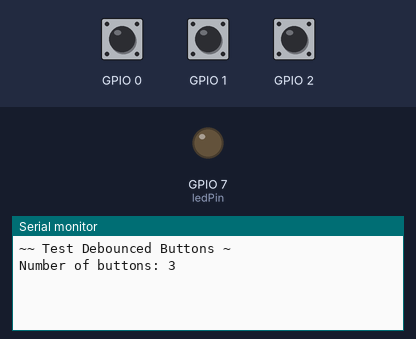
This sketch was run on a simulated ESP32-S3. Parts: output pins drawn as LEDs (lit = HIGH), the last lines printed to the serial monitor. The inputs (shaded band) are chosen by the test bench; at power-on: GPIO 0 HIGH, GPIO 1 HIGH, GPIO 2 HIGH.

Above: at 2.2 s.
2.3 s: GPIO 0 pulled LOW for 0.15 s
At 3.0 s:
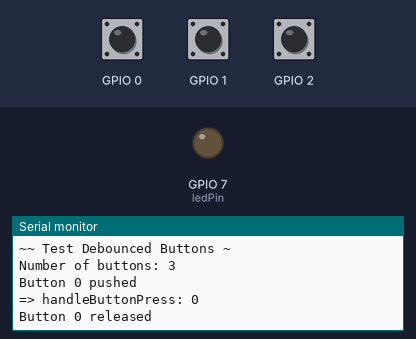
3.9 s: GPIO 1 pulled LOW for 1 s
At 4.5 s:
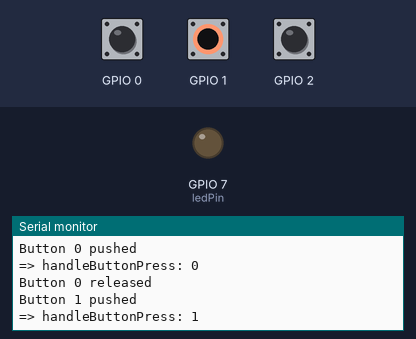

Measured:
- after the input at 2.3 s, the serial monitor: prints a new line after 0.05 s (image 1)
- after the input at 3.9 s, the serial monitor: prints a new line after 0.05 s (image 2)

The sketch:

test_bounced_buttons.ino
```cpp
#include <avdweb_Switch.h>

const int ledPin = 7;

// Define the size of the array
const int NUM_BUTTONS = 3;

constexpr int GPIO_0 = 0;
constexpr int GPIO_1 = 1;
constexpr int GPIO_2 = 2;

// Declare an array of Switch objects, one for each button, and initialize them
// All buttons are using internal pull up resistor. A button press lowers voltage of pin to 0V
Switch buttons[NUM_BUTTONS] = {
  Switch(GPIO_0, INPUT_PULLUP),
  Switch(GPIO_1, INPUT_PULLUP),
  Switch(GPIO_2, INPUT_PULLUP)
};

void setup() {
  delay(1000);

   //start serial connection
  Serial.begin(115200);

  // initialize the LED pin as an output:
  pinMode(ledPin, OUTPUT);

  neopixelWrite(ledPin, 0,0,0);

  Serial.println("~~ Test Debounced Buttons ~");
  Serial.printf("Number of buttons: %u\n", NUM_BUTTONS);
}

int lastOnCheck = 0;
bool firstPush = false;
const int REPEAT_PUSH_INTERVAL1_MSEC = 650;
const int REPEAT_PUSH_INTERVAL2_MSEC = 150;

void handleButtonPress(int buttonIndex) {
   Serial.printf("=> handleButtonPress: %u\n", buttonIndex);

}

void handleButtons() {
  for (int buttonIndex=0; buttonIndex < NUM_BUTTONS; buttonIndex++) {
    buttons[buttonIndex].poll();
  }

  int now = millis();

  for (int buttonIndex=0; buttonIndex < NUM_BUTTONS; buttonIndex++) {
    Switch button = buttons[buttonIndex];

    // Note: `pushed` is a one time transition on the trigger from unpushed to pushed,
    //  unlike `on` which is a current state of button
    if (button.pushed()) {
      Serial.printf("Button %u pushed\n", buttonIndex);
      neopixelWrite(ledPin, 70,70,0);
      // TODO: Keep lastOnCheck and firstPush per button
      lastOnCheck = now;
      firstPush = true;
      handleButtonPress(buttonIndex);
      return;
    } else if (button.on() && firstPush && (now - lastOnCheck > REPEAT_PUSH_INTERVAL1_MSEC)) {
      // The button long press, interval 1
      firstPush = false;
      neopixelWrite(ledPin, 0,70,70);
      Serial.printf("Button %u still pushed - 1st time\n", buttonIndex);
      handleButtonPress(buttonIndex);
      return;
    } else if (button.on() && !firstPush && (now - lastOnCheck > REPEAT_PUSH_INTERVAL2_MSEC)) {
      // The button long press, interval 2
      lastOnCheck = now;
      neopixelWrite(ledPin, 70,0,70);
      Serial.printf("Button %u still pushed\n", buttonIndex);
      handleButtonPress(buttonIndex);
      return;
    }

    if (button.released()) {
      Serial.printf("Button %u released\n", buttonIndex);
      neopixelWrite(ledPin, 0,0,0);
      return;
    }
  }
}

void loop() {
  handleButtons();
}
```
